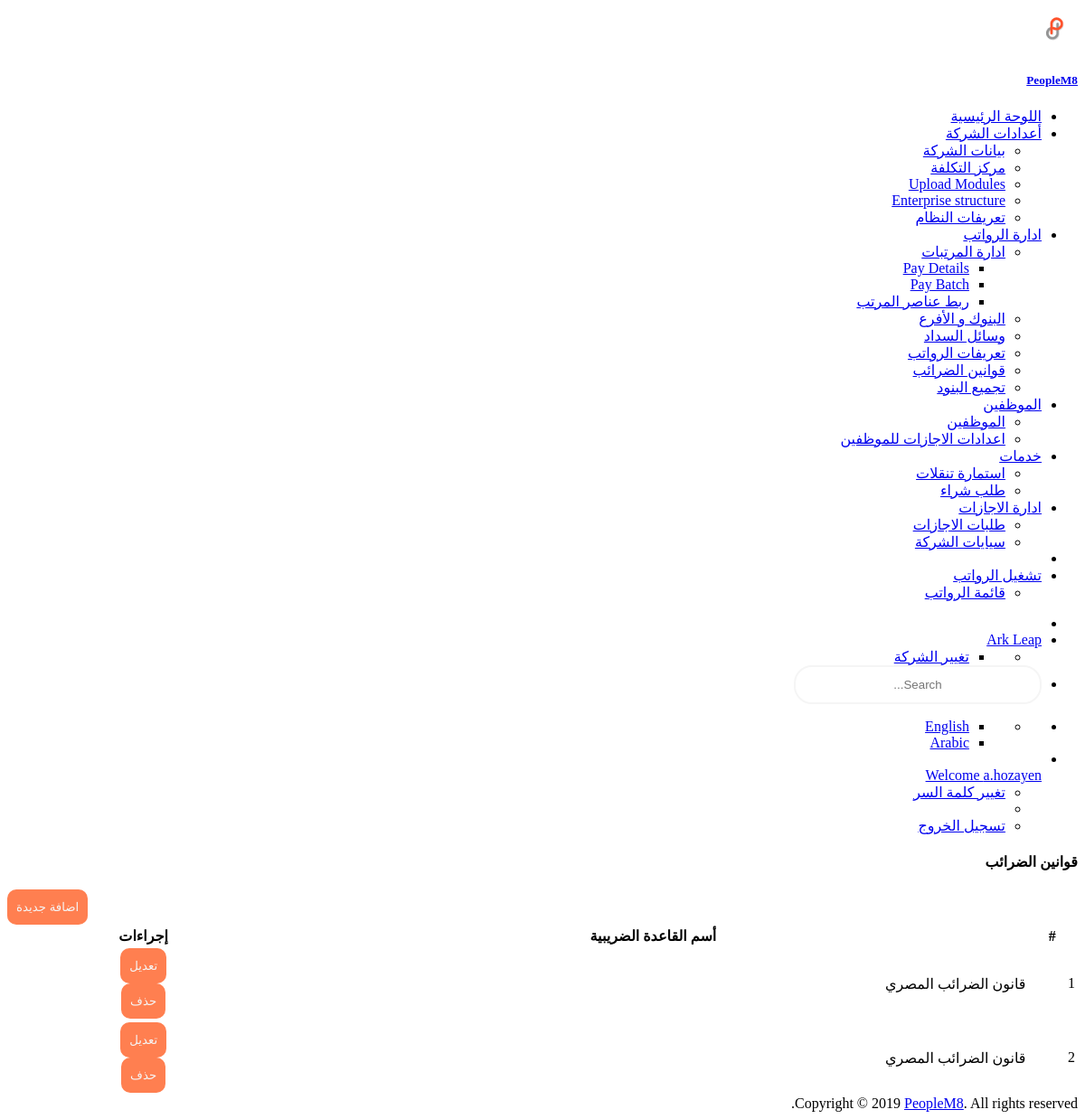
Before: /defenition/rules/tax/list/ (signed in) with the older database file.
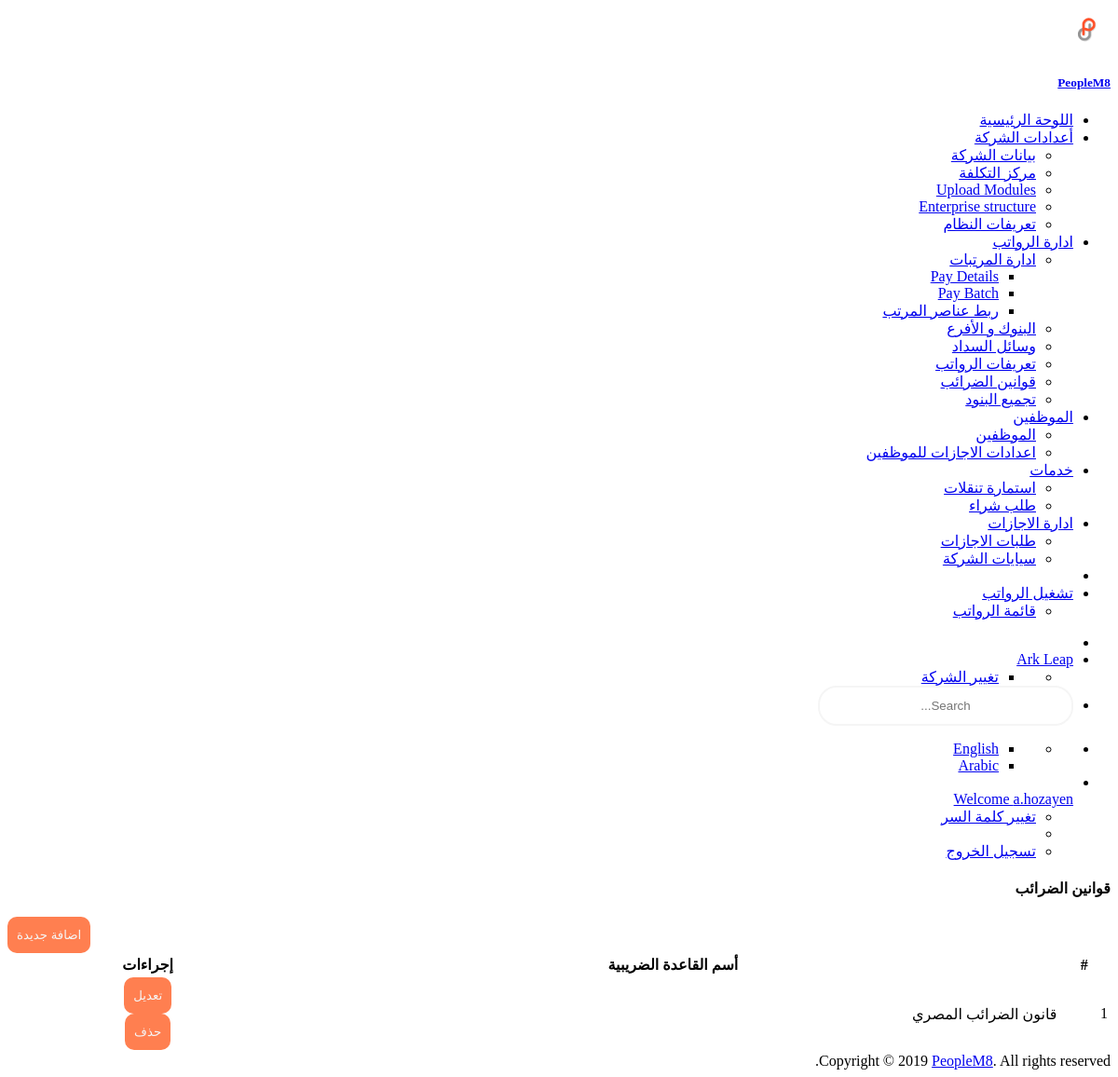
After: the same page with the newer database file.
### defenition/models.py (models this page shows, shortened)
class TaxRule(models.Model):
    enterprise = models.ForeignKey(Enterprise, on_delete=models.CASCADE, verbose_name=_('Enterprise Name'))
    name = models.CharField(max_length=255, verbose_name=_('Tax Rule Name'))
    personal_exemption = models.FloatField(verbose_name=_('Personal Exemption'))
    round_down_to_nearest_10 = models.BooleanField(default=True, verbose_name=_('Round To Nearest Zero'))
    start_date = models.DateField(auto_now=False, auto_now_add=False, default=date.today, verbose_name=_('Start Date'))
    end_date = models.DateField(auto_now=False, auto_now_add=False, blank=True, null=True, verbose_name=_('End Date'))
    created_by = models.ForeignKey(settings.AUTH_USER_MODEL, blank=True, null=True, on_delete=models.CASCADE,
                                   related_name="TaxRule_created_by")
    creation_date = models.DateField(auto_now=True, auto_now_add=False)
    last_update_by = models.ForeignKey(settings.AUTH_USER_MODEL, blank=True, null=True, on_delete=models.CASCADE,
                                       related_name="TaxRule_last_update_by")
    last_update_date = models.DateField(auto_now=False, auto_now_add=True)
    objects = TaxRuleManager()

### defenition/views.py (the view)
# urls.py: path('list/', views.list_tax_rules, name= 'tax-list'),
@login_required(login_url='home:user-login')
def list_tax_rules(request):
    form = TaxRule.objects.all(user=request.user)
    formset = TaxSection.objects.all().exclude((Q(end_date__gte=date.today()) | Q(end_date__isnull=True)))
    egy_rule_flag = False
    if TaxRule.objects.filter(enterprise=request.user.company).exclude(
            (Q(end_date__gte=date.today()) | Q(end_date__isnull=True))):
        egy_rule_flag = True
    else:
        egy_rule_flag = False
    taxContext = {
        'page_title': _('Tax Rules'),
        'form': form,
        'formset': formset,
        'egy_rule_flag': egy_rule_flag
    }
    return render(request, 'tax_rules_list.html', taxContext)

### company/models.py (called while the page is built)
    def __str__(self):
        return self.name

### defenition/manager.py (called while the page is built)
    def all(self,user, *args, **kwargs):
        return super(TaxRuleManager, self).filter((Q(enterprise__enterprise_user = user) | Q(enterprise=1))).filter(Q(end_date__gte=date.today())|Q(end_date__isnull=True))

### defenition/templates/tax_rules_list.html (shortened to what this page needs)
{% extends 'master.html'%}
{% load staticfiles%}
{% load crispy_forms_tags %}
{% load l10n %}
{% load i18n %}
{% block body%}
<div class="container-fluid">
  <div class="row" style="margin-left:0px;">
    <div class="col-md-8">
      <h4 class="c-grey-900">{{page_title|title}}</h4>
    </div>
    <div class="col-md-4">
      <div class="gap-10 peers {% if LANGUAGE_BIDI %} push-left {% else %} push-right {% endif %} ">
        <div class="peer">
          {% if egy_rule_flag is False %}
          <button type="button" class="btn cur-p btn-primary" data-toggle="modal" data-target="#tax_modal">{% trans "Add" %}</button>
          {% else %}
          <a href="{% url 'defenition:tax-create' %}" class="btn cur-p btn-primary">{% trans "Add" %}</a>
          {% endif %}
        </div>
      </div>
    </div>
  </div>
  <div class="row" style="margin-left:0px;">
    <div class="col-md-12">
      <div class="bgc-white bd bdrs-3 p-20 mB-20">
        <table class="table table-striped table-bordered" id="dataTable" width="100%">
          <thead>
            <tr>
              <th>#</th>
              <th>{% trans "Tax Name" %}</th>
              <th>{% trans "Actions" %}</th>
            </tr>
          </thead>
          <tbody>
            {% for x in form %}
            <tr>
              <td scope="row">{{ forloop.counter }}</td>
              <td>{{ x.name }}</td>
              <td class="Actions">
                <div class="w-100 gap-10 peers {% if LANGUAGE_BIDI %} push-left {% else %} push-right {% endif %}">
                  <div class="peer">
                    <a href="{% url 'defenition:tax-update' pk=x.id %}">
                      <button type="button" class="btn cur-p btn-outline-primary">{% trans "Update" %}</button>
                    </a>
                  </div>
                  <div class="peer">
                    <a href="#">
                      <button type="button" class="btn cur-p btn-outline-danger" data-toggle="modal" data-target="#delete-modal{{x.pk}}">{% trans "Delete" %}</button>
                    </a>
                  </div>
                </div>
              </td>
            </tr>
            {% endfor %}
          </tbody>
        </table>
      </div>
    </div>
  </div>
</div>
{% endblock body %}

Changed rows visible on the page:
removed TaxRule: name "قانون الضرائب المصري"
